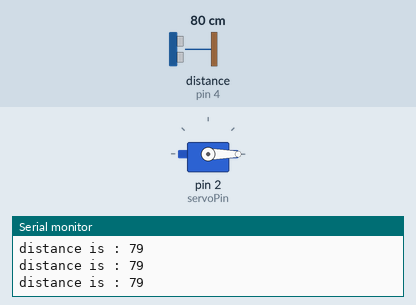
This sketch was run on a simulated Arduino Uno, built with avr-gcc and run on an emulated ATmega328P. Shown: servo, the last lines printed to the serial monitor. Wiring (inferred from the names in the program): ultrasonic range finder: trigger pin 5; echo pin 4. Inputs (shaded band) come from the test bench; at power-on: distance to the obstacle (sensor on pin 4) 80 cm. The echo pulse lasts 58.3 µs per cm.

Above: at 1.2 s.
1.3 s: distance to the obstacle (sensor on pin 4) set to 7 cm
4.3 s: distance to the obstacle (sensor on pin 4) set to 4 cm
At 5.9 s:
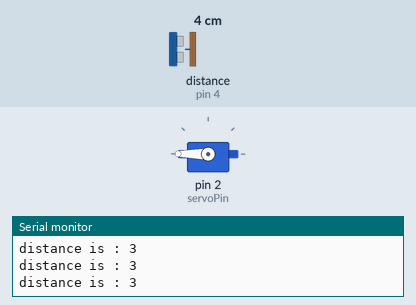
6.2 s: distance to the obstacle (sensor on pin 4) set to 9 cm
At 7.2 s:
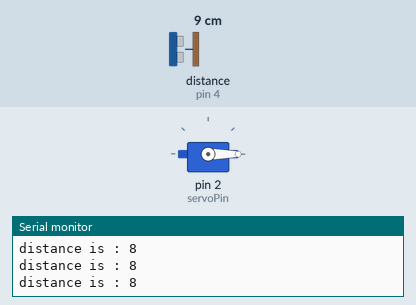
8.0 s: distance to the obstacle (sensor on pin 4) set to 2 cm
At 9.4 s:
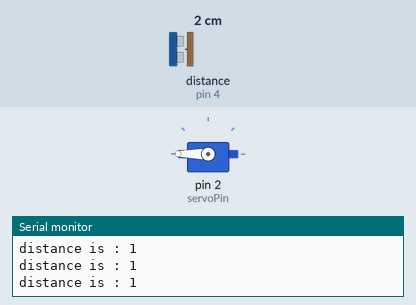
Timing chart, 0 to 10.8 s (numbered marks = the images above; inputs shaded):
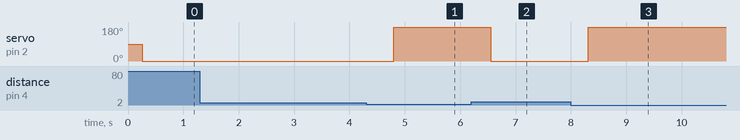

Measured:
- the behaviour switches between 6 and 5 cm on distance to the obstacle (sensor on pin 4) (found by bisection; images 0 and 1)
- after the input at 4.3 s, servo on pin 2 (servoPin): 0° → 180° after 0.50 s
- after the input at 6.2 s, servo on pin 2 (servoPin): 180° → 0° after 0.36 s
- after the input at 8.0 s, servo on pin 2 (servoPin): 0° → 180° after 0.31 s

The sketch:

smart_dustbin.ino
```cpp
#include <Servo.h>

int trigPin = 5;    // Trigger
int echoPin = 4;    // Echo
int servoPin = 2;
int limit = 5; // 5cm
Servo myservo;

void setup() {
  Serial.begin (9600);
  pinMode(trigPin, OUTPUT);
  pinMode(echoPin, INPUT);
  myservo.attach(servoPin);
}

long getDistance(int trigPin, int echoPin) {
  long duration, cm, inches;

  digitalWrite(trigPin, LOW);
  delayMicroseconds(5);
  digitalWrite(trigPin, HIGH);
  delayMicroseconds(10);
  digitalWrite(trigPin, LOW);

  pinMode(echoPin, INPUT);
  duration = pulseIn(echoPin, HIGH);

  cm = (duration / 2) / 29.1;   // Divide by 29.1 or multiply by 0.0343
  //inches = (duration/2) / 74;   // Divide by 74 or multiply by 0.013

  delay(250);

  return cm;
}
void loop() {
  long distance = getDistance(trigPin, echoPin);
  Serial.print("\ndistance is : ");
  Serial.print(distance);

  if (distance < limit) {
    myservo.write(180);
  } else {
    myservo.write(0);
  }

}
```
